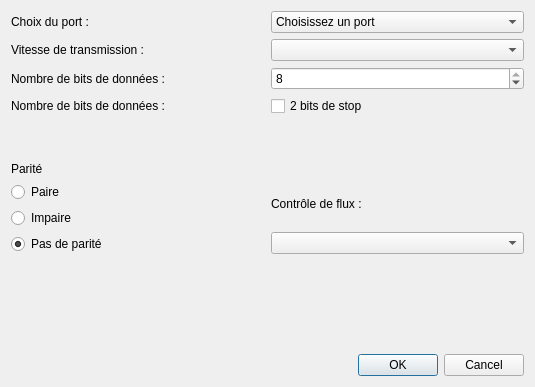
<?xml version="1.0" encoding="UTF-8"?>
<ui version="4.0">
 <class>DialogConfigurerLiaison</class>
 <widget class="QDialog" name="DialogConfigurerLiaison">
  <property name="geometry">
   <rect>
    <x>0</x>
    <y>0</y>
    <width>535</width>
    <height>387</height>
   </rect>
  </property>
  <property name="windowTitle">
   <string>Configurer le port</string>
  </property>
  <layout class="QGridLayout" name="gridLayout">
   <item row="0" column="0">
    <layout class="QHBoxLayout" name="horizontalLayout">
     <item>
      <widget class="QLabel" name="label">
       <property name="text">
        <string>Choix du port :</string>
       </property>
      </widget>
     </item>
     <item>
      <widget class="QComboBox" name="comboBoxPort">
       <item>
        <property name="text">
         <string>Choisissez un port</string>
        </property>
       </item>
      </widget>
     </item>
    </layout>
   </item>
   <item row="1" column="0">
    <layout class="QHBoxLayout" name="horizontalLayout_2">
     <item>
      <widget class="QLabel" name="label_2">
       <property name="text">
        <string>Vitesse de transmission :</string>
       </property>
      </widget>
     </item>
     <item>
      <widget class="QComboBox" name="comboBoxVitesse"/>
     </item>
    </layout>
   </item>
   <item row="3" column="0">
    <layout class="QVBoxLayout" name="verticalLayout_2">
     <item>
      <layout class="QHBoxLayout" name="horizontalLayout_4">
       <item>
        <widget class="QLabel" name="label_6">
         <property name="text">
          <string>Nombre de bits de données :</string>
         </property>
        </widget>
       </item>
       <item>
        <widget class="QCheckBox" name="checkBoxBitsStop">
         <property name="text">
          <string>2 bits de stop</string>
         </property>
        </widget>
       </item>
      </layout>
     </item>
     <item>
      <spacer name="verticalSpacer_2">
       <property name="orientation">
        <enum>Qt::Vertical</enum>
       </property>
       <property name="sizeHint" stdset="0">
        <size>
         <width>20</width>
         <height>40</height>
        </size>
       </property>
      </spacer>
     </item>
     <item>
      <widget class="QLabel" name="label_4">
       <property name="text">
        <string>Parité</string>
       </property>
      </widget>
     </item>
     <item>
      <layout class="QHBoxLayout" name="horizontalLayout_5">
       <item>
        <layout class="QVBoxLayout" name="verticalLayout">
         <item>
          <widget class="QRadioButton" name="radioButtonPaire">
           <property name="text">
            <string>Paire</string>
           </property>
          </widget>
         </item>
         <item>
          <widget class="QRadioButton" name="radioButtonImpaire">
           <property name="text">
            <string>Impaire</string>
           </property>
          </widget>
         </item>
         <item>
          <widget class="QRadioButton" name="radioButtonPasParite">
           <property name="text">
            <string>Pas de parité</string>
           </property>
           <property name="checked">
            <bool>true</bool>
           </property>
          </widget>
         </item>
        </layout>
       </item>
       <item>
        <layout class="QVBoxLayout" name="verticalLayout_3">
         <item>
          <widget class="QLabel" name="label_5">
           <property name="text">
            <string>Contrôle de flux :</string>
           </property>
          </widget>
         </item>
         <item>
          <widget class="QComboBox" name="comboBoxFlux"/>
         </item>
        </layout>
       </item>
      </layout>
     </item>
    </layout>
   </item>
   <item row="5" column="0">
    <widget class="QDialogButtonBox" name="buttonBox">
     <property name="orientation">
      <enum>Qt::Horizontal</enum>
     </property>
     <property name="standardButtons">
      <set>QDialogButtonBox::Cancel|QDialogButtonBox::Ok</set>
     </property>
    </widget>
   </item>
   <item row="2" column="0">
    <layout class="QHBoxLayout" name="horizontalLayout_3">
     <item>
      <widget class="QLabel" name="label_3">
       <property name="text">
        <string>Nombre de bits de données :</string>
       </property>
      </widget>
     </item>
     <item>
      <widget class="QSpinBox" name="spinBoxBitData">
       <property name="minimum">
        <number>5</number>
       </property>
       <property name="maximum">
        <number>8</number>
       </property>
       <property name="value">
        <number>8</number>
       </property>
      </widget>
     </item>
    </layout>
   </item>
   <item row="4" column="0">
    <spacer name="verticalSpacer">
     <property name="orientation">
      <enum>Qt::Vertical</enum>
     </property>
     <property name="sizeHint" stdset="0">
      <size>
       <width>20</width>
       <height>40</height>
      </size>
     </property>
    </spacer>
   </item>
  </layout>
 </widget>
 <resources/>
 <connections>
  <connection>
   <sender>buttonBox</sender>
   <signal>accepted()</signal>
   <receiver>DialogConfigurerLiaison</receiver>
   <slot>accept()</slot>
   <hints>
    <hint type="sourcelabel">
     <x>248</x>
     <y>254</y>
    </hint>
    <hint type="destinationlabel">
     <x>157</x>
     <y>274</y>
    </hint>
   </hints>
  </connection>
  <connection>
   <sender>buttonBox</sender>
   <signal>rejected()</signal>
   <receiver>DialogConfigurerLiaison</receiver>
   <slot>reject()</slot>
   <hints>
    <hint type="sourcelabel">
     <x>316</x>
     <y>260</y>
    </hint>
    <hint type="destinationlabel">
     <x>286</x>
     <y>274</y>
    </hint>
   </hints>
  </connection>
 </connections>
</ui>
